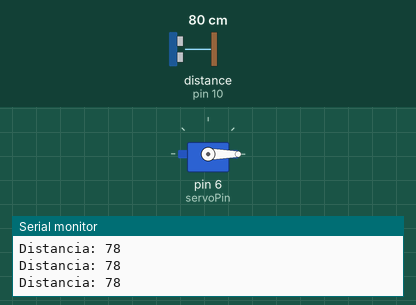
Bench run of a sketch on a simulated Arduino Uno, built with avr-gcc and run on an emulated ATmega328P. Parts: servo, the last lines printed to the serial monitor. Wiring (inferred from the names in the program): ultrasonic range finder: trigger pin 9; echo pin 10. The inputs (shaded band) are chosen by the test bench; at power-on: distance to the obstacle (sensor on pin 10) 80 cm. The echo pulse lasts 58.3 µs per cm.

Above: at 1.2 s.
1.3 s: distance to the obstacle (sensor on pin 10) set to 22 cm
2.8 s: distance to the obstacle (sensor on pin 10) set to 18 cm
At 3.2 s:
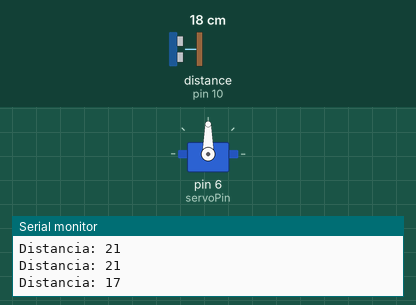
Timing chart, 0 to 9.6 s (numbered marks = the images above; inputs shaded):
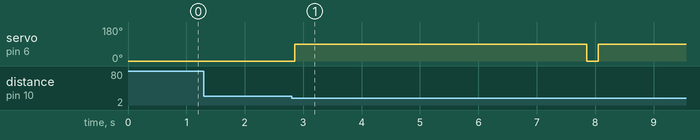

Measured:
- the behaviour switches between 21 and 20 cm on distance to the obstacle (sensor on pin 10) (found by bisection; images 0 and 1)
- after the input at 2.8 s, servo on pin 6 (servoPin): 0° → 90° after 0.05 s, → 0° 5.0 s later, → 90° 0.20 s later

The sketch:

sketch_cancela_automatizada.ino
```cpp
#include <Servo.h>

const int trigPin = 9;
const int echoPin = 10;
const int servoPin = 6;

Servo cancela;

long duracao;
int distancia;

void setup() {
  pinMode(trigPin, OUTPUT);
  pinMode(echoPin, INPUT);
  cancela.attach(servoPin);
  cancela.write(0); // posição inicial (cancela fechada)
  Serial.begin(9600);
}

void loop() {
  // Envia pulso para o sensor
  digitalWrite(trigPin, LOW);
  delayMicroseconds(2);
  digitalWrite(trigPin, HIGH);
  delayMicroseconds(10);
  digitalWrite(trigPin, LOW);

  // Calcula tempo de resposta
  duracao = pulseIn(echoPin, HIGH);
  distancia = duracao * 0.034 / 2; // distância em cm

  Serial.print("Distancia: ");
  Serial.println(distancia);

  // Se detectar veículo a menos de 20 cm
  if (distancia > 0 && distancia < 20) {
    cancela.write(90); // abre cancela
    delay(5000);       // espera 5 segundos
    cancela.write(0);  // fecha cancela
  }

  delay(200);
}
```
